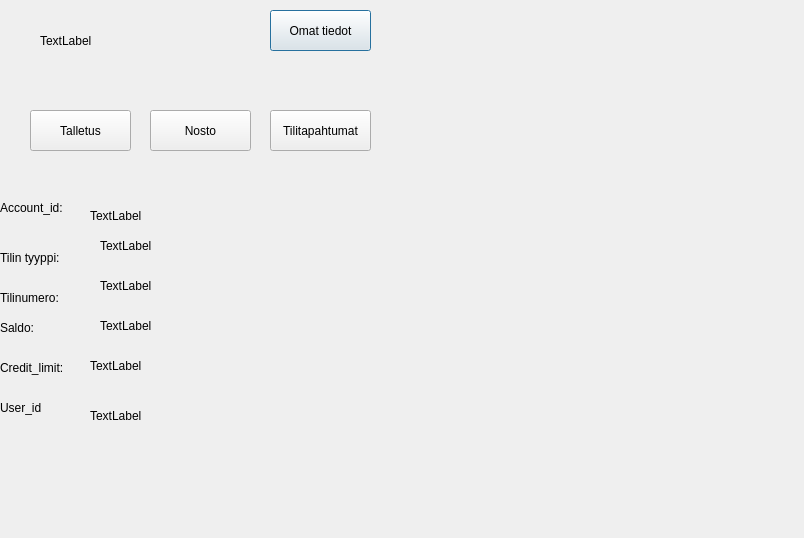
<?xml version="1.0" encoding="UTF-8"?>
<ui version="4.0">
 <class>Accountinfo</class>
 <widget class="QDialog" name="Accountinfo">
  <property name="geometry">
   <rect>
    <x>0</x>
    <y>0</y>
    <width>804</width>
    <height>538</height>
   </rect>
  </property>
  <property name="windowTitle">
   <string>Dialog</string>
  </property>
  <widget class="QLabel" name="labelUsername">
   <property name="geometry">
    <rect>
     <x>40</x>
     <y>20</y>
     <width>111</width>
     <height>41</height>
    </rect>
   </property>
   <property name="text">
    <string>TextLabel</string>
   </property>
  </widget>
  <widget class="QPushButton" name="btnMyData">
   <property name="geometry">
    <rect>
     <x>270</x>
     <y>10</y>
     <width>101</width>
     <height>41</height>
    </rect>
   </property>
   <property name="text">
    <string>Omat tiedot</string>
   </property>
  </widget>
  <widget class="QPushButton" name="btnMyData_2">
   <property name="geometry">
    <rect>
     <x>30</x>
     <y>110</y>
     <width>101</width>
     <height>41</height>
    </rect>
   </property>
   <property name="text">
    <string>Talletus</string>
   </property>
  </widget>
  <widget class="QPushButton" name="btnMyData_3">
   <property name="geometry">
    <rect>
     <x>150</x>
     <y>110</y>
     <width>101</width>
     <height>41</height>
    </rect>
   </property>
   <property name="text">
    <string>Nosto</string>
   </property>
  </widget>
  <widget class="QPushButton" name="btnMyData_4">
   <property name="geometry">
    <rect>
     <x>270</x>
     <y>110</y>
     <width>101</width>
     <height>41</height>
    </rect>
   </property>
   <property name="text">
    <string>Tilitapahtumat</string>
   </property>
  </widget>
  <widget class="QLabel" name="labelID">
   <property name="geometry">
    <rect>
     <x>90</x>
     <y>200</y>
     <width>131</width>
     <height>31</height>
    </rect>
   </property>
   <property name="text">
    <string>TextLabel</string>
   </property>
  </widget>
  <widget class="QLabel" name="labelBalance">
   <property name="geometry">
    <rect>
     <x>100</x>
     <y>310</y>
     <width>121</width>
     <height>31</height>
    </rect>
   </property>
   <property name="text">
    <string>TextLabel</string>
   </property>
  </widget>
  <widget class="QLabel" name="labelCreditLimit">
   <property name="geometry">
    <rect>
     <x>90</x>
     <y>350</y>
     <width>131</width>
     <height>31</height>
    </rect>
   </property>
   <property name="text">
    <string>TextLabel</string>
   </property>
  </widget>
  <widget class="QLabel" name="labelUserID">
   <property name="geometry">
    <rect>
     <x>90</x>
     <y>400</y>
     <width>131</width>
     <height>31</height>
    </rect>
   </property>
   <property name="text">
    <string>TextLabel</string>
   </property>
  </widget>
  <widget class="QLabel" name="labelType">
   <property name="geometry">
    <rect>
     <x>100</x>
     <y>230</y>
     <width>131</width>
     <height>31</height>
    </rect>
   </property>
   <property name="text">
    <string>TextLabel</string>
   </property>
  </widget>
  <widget class="QLabel" name="labelNumber">
   <property name="geometry">
    <rect>
     <x>100</x>
     <y>270</y>
     <width>131</width>
     <height>31</height>
    </rect>
   </property>
   <property name="text">
    <string>TextLabel</string>
   </property>
  </widget>
  <widget class="QLabel" name="label">
   <property name="geometry">
    <rect>
     <x>0</x>
     <y>200</y>
     <width>71</width>
     <height>16</height>
    </rect>
   </property>
   <property name="text">
    <string>Account_id:</string>
   </property>
  </widget>
  <widget class="QLabel" name="label_2">
   <property name="geometry">
    <rect>
     <x>0</x>
     <y>360</y>
     <width>71</width>
     <height>16</height>
    </rect>
   </property>
   <property name="text">
    <string>Credit_limit:</string>
   </property>
  </widget>
  <widget class="QLabel" name="label_3">
   <property name="geometry">
    <rect>
     <x>0</x>
     <y>320</y>
     <width>49</width>
     <height>16</height>
    </rect>
   </property>
   <property name="text">
    <string>Saldo:</string>
   </property>
  </widget>
  <widget class="QLabel" name="label_4">
   <property name="geometry">
    <rect>
     <x>0</x>
     <y>250</y>
     <width>81</width>
     <height>16</height>
    </rect>
   </property>
   <property name="text">
    <string>Tilin tyyppi:</string>
   </property>
  </widget>
  <widget class="QLabel" name="label_5">
   <property name="geometry">
    <rect>
     <x>0</x>
     <y>400</y>
     <width>49</width>
     <height>16</height>
    </rect>
   </property>
   <property name="text">
    <string>User_id</string>
   </property>
  </widget>
  <widget class="QLabel" name="label_6">
   <property name="geometry">
    <rect>
     <x>0</x>
     <y>290</y>
     <width>61</width>
     <height>16</height>
    </rect>
   </property>
   <property name="text">
    <string>Tilinumero:</string>
   </property>
  </widget>
 </widget>
 <resources/>
 <connections/>
</ui>
